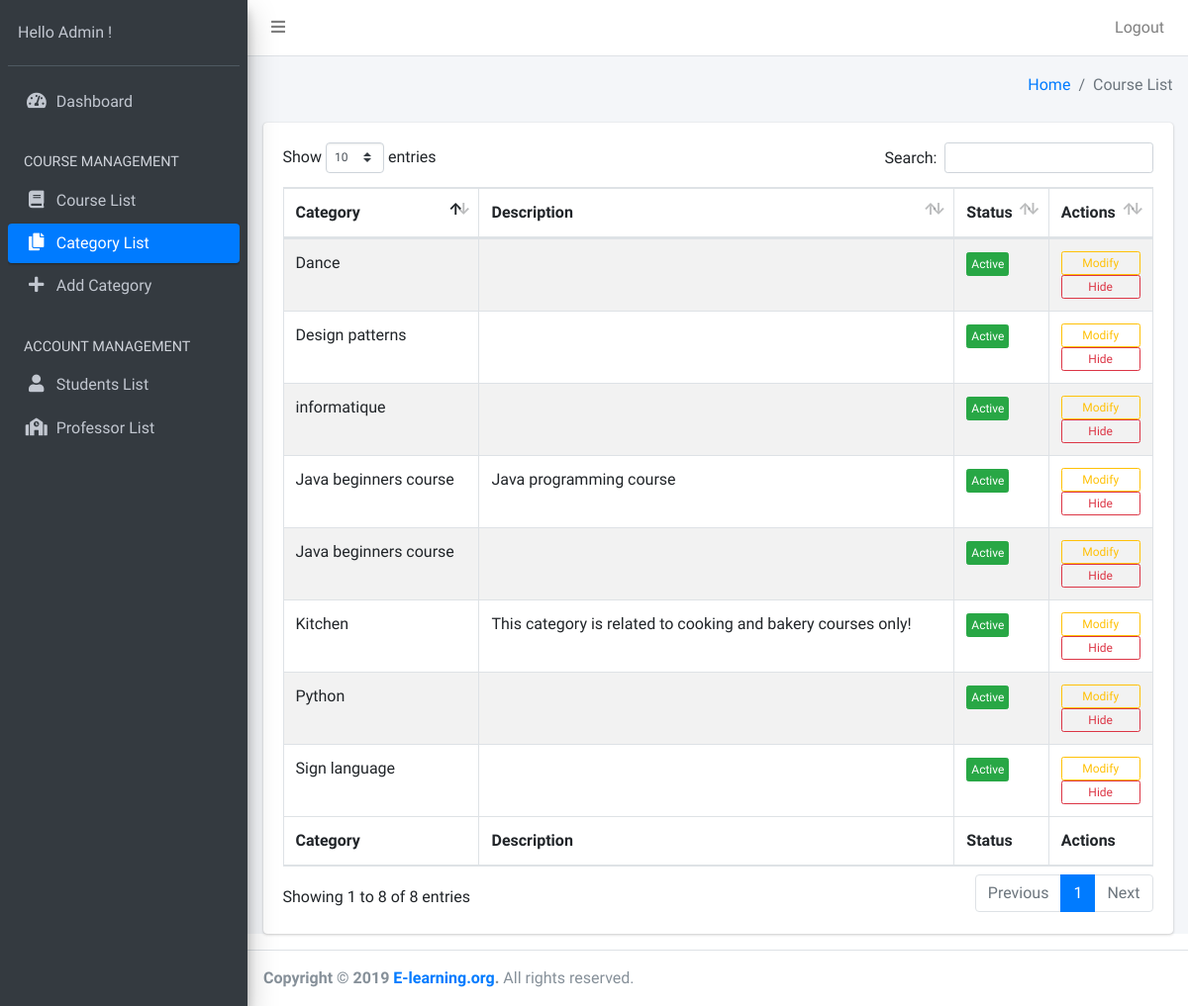
The app's page /Admin/S-Admin/category_list.php (signed in), older data.
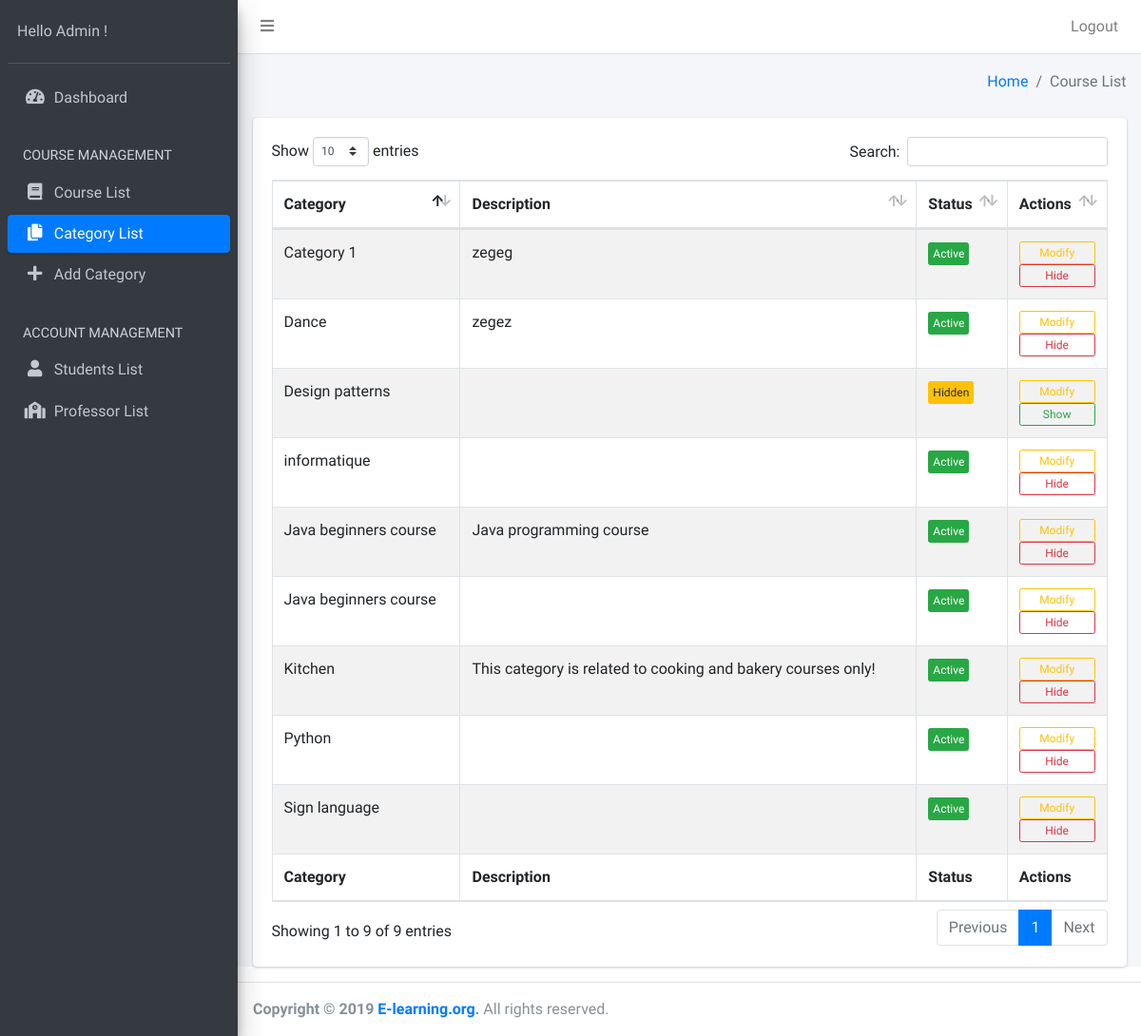
The same page, newer data.
### tables this page shows
CREATE TABLE IF NOT EXISTS `category` (
  `id_category` int(11) NOT NULL AUTO_INCREMENT,
  `label_category` varchar(100) NOT NULL,
  `description` varchar(200) DEFAULT NULL,
  `active` tinyint(1) NOT NULL DEFAULT '1',
  PRIMARY KEY (`id_category`)
);

### Admin/S-Admin/category_list.php (the view, shortened to what the changed rows need)
<?php
    include_once("../../Database/db_connection.php");
    $sql = "SELECT * FROM category";
    $result = $conn->query($sql);
?>
<!DOCTYPE html>
<html>
<head>
    <link rel="stylesheet" href="../plugins/fontawesome-free/css/all.min.css">
    <link rel="stylesheet" href="https://code.ionicframework.com/ionicons/2.0.1/css/ionicons.min.css">
    <link rel="stylesheet" href="../plugins/sweetalert2-theme-bootstrap-4/bootstrap-4.min.css">
    <link rel="stylesheet" href="../plugins/tempusdominus-bootstrap-4/css/tempusdominus-bootstrap-4.min.css">
    <link rel="stylesheet" href="../plugins/icheck-bootstrap/icheck-bootstrap.min.css">
    <link rel="stylesheet" href="../plugins/jqvmap/jqvmap.min.css">
    <link rel="stylesheet" href="../plugins/datatables-bs4/css/dataTables.bootstrap4.css">
    <link rel="stylesheet" href="../dist/css/adminlte.min.css">
    <link rel="stylesheet" href="../plugins/overlayScrollbars/css/OverlayScrollbars.min.css">
    <link rel="stylesheet" href="../plugins/daterangepicker/daterangepicker.css">
    <link rel="stylesheet" href="../plugins/summernote/summernote-bs4.css">
</head>
<body class="hold-transition sidebar-mini layout-fixed">
    <div class="wrapper">
        <div class="content-wrapper">
            <section class="content">
                <div class="container-fluid">
                    <div class="card">
                        <div class="card-body">
                            <table id="example1" class="table table-bordered table-striped">
                                <thead>
                                    <tr>
                                        <th>Category</th>
                                        <th>Description</th>
                                        <th>Status</th>
                                        <th>Actions</th>
                                    </tr>
                                </thead>
                                <tbody>
                                    <?php
                                    while($row = $result->fetch_assoc()):
                                    $id_category = $row["id_category"];
                                    $label_category = $row["label_category"];
                                    $description = $row["description"];
                                    $active = $row["active"];
                                    ?>
                                    <tr>
                                        <td><?php echo $label_category;?></td>
                                        <td><?php echo $description;?></td>
                                        <td>
                                            <?php if($active == '1'){?>
                                            <button type="button" class="btn btn-success btn-xs">Active</button>
                                            <?php }else{?>
                                            <button type="button" class="btn btn-warning btn-xs">Hidden</button>
                                            <?php }?>
                                        </td>
                                        <td>
                                            <form method="post" action="modify_category.php?&id=<?php echo $id_category;?>">
                                                <button type="submit" class="btn btn-block btn-outline-warning btn-xs">Modify</button>
                                            </form>
                                            <?php if($active == '1'):?>
                                            <form method="post" action="actions/hide_category.php?&id=<?php echo $id_category;?>">
                                                <button type="submit" class="btn btn-block btn-outline-danger btn-xs">Hide</button>
                                            </form>
                                            <?php endif;?>
                                            <?php if($active == '0'):?>
                                            <form method="post" action="actions/show_category.php?&id=<?php echo $id_category;?>">
                                                <button type="submit" class="btn btn-block btn-outline-success btn-xs">Show</button>
                                            </form>
                                            <?php endif;?>
                                            <?php endwhile;?>
                                        </td>
                                    </tr>
                                </tbody>
                                <tfoot>
                                    <tr>
                                        <th>Category</th>
                                        <th>Description</th>
                                        <th>Status</th>
                                        <th>Actions</th>
                                    </tr>
                                </tfoot>
                            </table>
                        </div>
                    </div>
                </div>
            </section>
        </div>
    </div>
</body>
</html>

Row changes from the older to the newer data that the page shows:
changed category "Dance": description (not shown) → "zegez"
changed category "Design patterns": active "Active Hide" → "Hidden Show"
added category: label_category "Category 1", description "zegeg", active "Active"
Text that changed along with them:
text written by a page script: "Show entries Search: Showing 1 to 8 of 8 entries Previous 1 Next" → "Show entries Search: Showing 1 to 9 of 9 entries Previous 1 Next"
